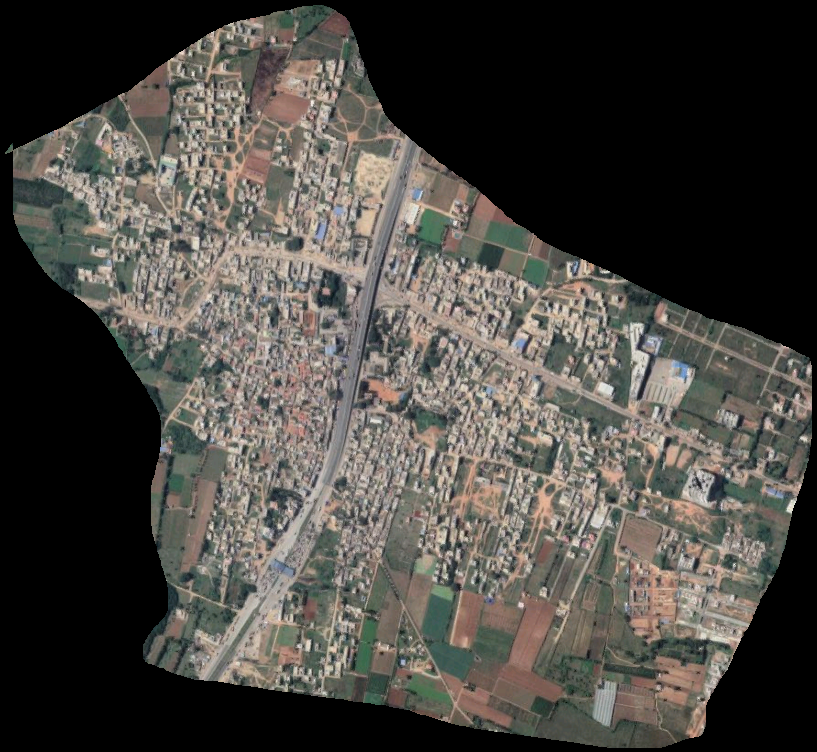
#> input picture dataset/attibele.png, 817 x 752 px; its folder holds 4 pictures in this run; the run also reads 2 pictures not shown here
$ python green_cv_writer.py
#> lines starting #> are read from the running program, lines starting #| are printed output that depends on the picture; after the words box and inside, x2 and y2 are one past the last pixel; in counts of white or black regions, pixels touching at a corner belong together
import numpy as np
import cv2
import os
import glob
import csv
import re

images = [cv2.imread(file) for file in sorted(glob.glob("dataset/*.png"))] #Reads all the image pixel arrays into images
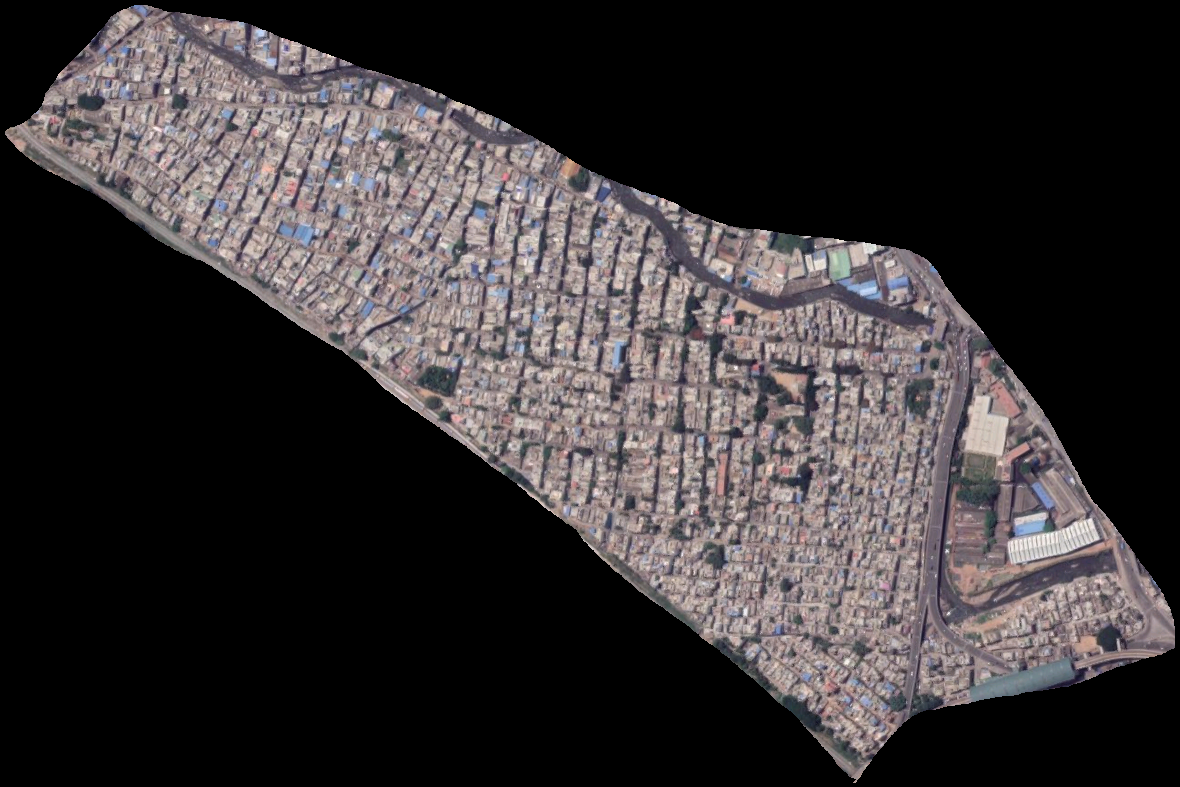
#> input picture dataset/bapuji_nagar (1).png, 1180 x 787 px
#> images = 4 items
image_names = [os.path.basename(x) for x in sorted(glob.glob('dataset/*'))] # Gets the image names in alphabetical order

txt_file = open('greens.txt', 'w', newline='')
txt_writer = csv.writer(txt_file, delimiter=' ')
# csv_writer.writerow(['Image_Name','Location','Green_Percentage'])

LOWER_G = np.array([0, 30, 0], np.uint8) # Lower bound for Green color in [B,G,R] index
UPPER_G = np.array([173, 255, 148], np.uint8) # Higher bound for Green color in [B,G,R] index

#LOWER_G = np.array([0, 25, 0], np.uint8)
#UPPER_G = np.array([173, 255, 154], np.uint8)

print("\n")
for index, image in enumerate(images):
    mask = cv2.inRange(image, LOWER_G, UPPER_G)
    # output = cv2.bitwise_and(image, image, mask=mask)
    Total_Number_Of_Pixels = mask.size # total_no_of_pixels = width * height of image
    no_of_green_pix = cv2.countNonZero(mask) #all non-zero pixels are green pixels
    green_percentage = no_of_green_pix/Total_Number_Of_Pixels * 100
    image_location = re.sub(r'\.png$', '', image_names[index])
    if(green_percentage > 75.0):
    	print(image_names[index], image_location.title(), green_percentage,sep='\t')
    txt_writer.writerow(
        [image_names[index], image_location.title(), green_percentage])
#> this loop made 4 passes
#> (Total_Number_Of_Pixels, no_of_green_pix, green_percentage, image_location) on passes 1 to 4: (614384, 256223, 41.7, 'attibele'), (928660, 200702, 21.61, 'bapuji_nagar (1)'), (928660, 200702, 21.61, 'bapuji_nagar(1)'), (928660, 200702, 21.61, 'bapuji_nagar')
#> pass 1, `mask = cv2.inRange(image, LOWER_G, UPPER_G)`:
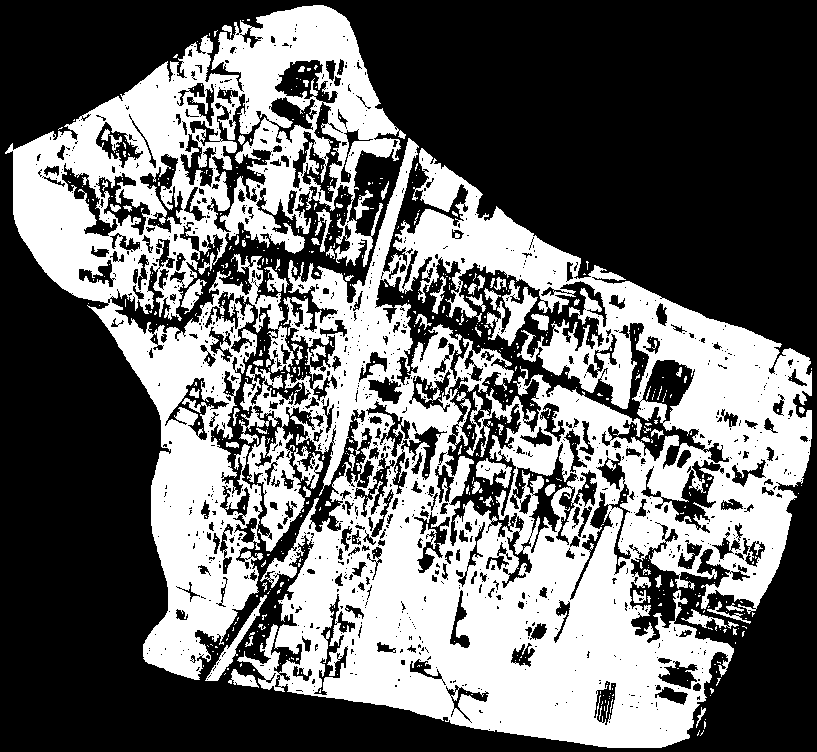
#> mask: shape (752, 817); 41.7% white; 659 white regions (586 under 20 px), largest, box (x1, y1, x2, y2) and area: (237, 138, 812, 748) 162973, (5, 5, 406, 680) 82970, (486, 280, 538, 346) 1261
#> pass 2, `mask = cv2.inRange(image, LOWER_G, UPPER_G)`:
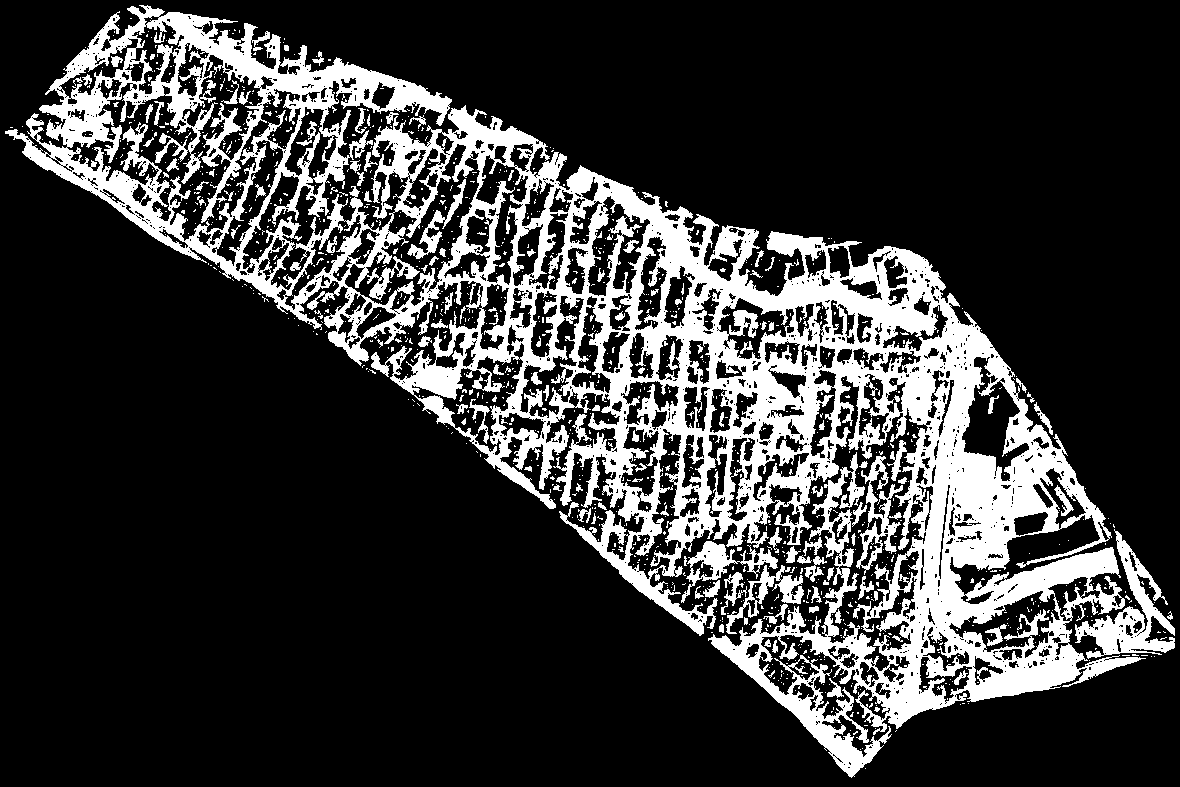
#> mask: shape (787, 1180); 21.6% white; 1196 white regions (1068 under 20 px), largest, box (x1, y1, x2, y2) and area: (5, 5, 1146, 778) 180464, (1075, 529, 1175, 659) 3859, (856, 456, 903, 575) 1634

print("\n")
txt_file.close()
